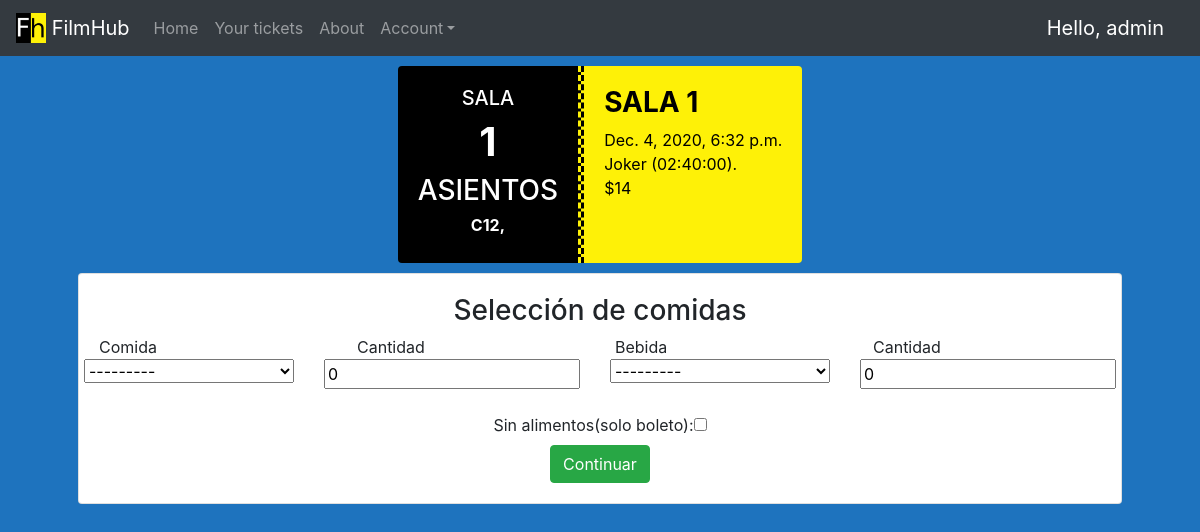
The app's page /client/buyfood/33 (signed in) with its own data.
### FilmHub/models.py (models this page shows, shortened)
class Boleto(models.Model):
    id = models.AutoField(primary_key=True)
    asientos = models.ManyToManyField(Asiento, blank=True)
    funcion = models.ForeignKey(Funcion, on_delete=models.SET_NULL, null=True)
    def precio_final(self):
        valor = self.funcion.pelicula.precio_base * len(self.asientos.all())
        self.monto_total = valor
        return "$" + str(valor)

class Funcion(models.Model):
    id = models.AutoField(primary_key=True)
    horario = models.DateTimeField(null=True)
    sala = models.ForeignKey(Sala, on_delete=models.CASCADE, null=True)
    pelicula = models.ForeignKey(Pelicula, on_delete=models.CASCADE, null=True)

class Sala(models.Model):
    id = models.AutoField(primary_key=True)
    numero = models.IntegerField(default=0, blank=True, null=True)

class Asiento(models.Model):
    id = models.AutoField(primary_key=True)
    reservado = models.BooleanField(default=False)
    fila = models.CharField(max_length=1)
    butaca = models.IntegerField(default=0, blank=True, null=True)
    sala = models.ForeignKey(Sala, on_delete=models.CASCADE, null=True)

class Pelicula(models.Model):
    id = models.AutoField(primary_key=True)
    nombre = models.CharField(max_length=25)
    descripcion = models.CharField(max_length=100)
    portada = models.ImageField(default='default.jpg', upload_to='portadas')
    duracion = models.TimeField(null=True)
    precio_base = models.IntegerField(default=0, blank=True, null=True)
    def __str__(self):
        return str(self.nombre) + " (" + str(self.duracion) + ")."

### FilmHub/views.py (the view, shortened to what this page needs)
# urls.py: path('client/buyfood/<int:boleto>', views.BuyFoodView, name="buy_food"),
@login_required(login_url='loginView')
def BuyFoodView(request, boleto):
    boleto = Boleto.objects.get(pk=boleto)
    form=ComboComidaForm()
    context= {
        "boleto":boleto,
        "form":form
    }
    return render(request, 'FilmHub/buy_food.html', context)

### FilmHub/forms.py
class ComboComidaForm(ModelForm):
    class Meta:
        model = Combo_Comida
        fields = ['comida','cant_comida','bebida','cant_bebida']
    def __init__(self, *args, **kwargs):
        super(ComboComidaForm, self).__init__(*args, **kwargs)
        self.fields['comida'].required = True
        self.fields['bebida'].required = True
    fields = ['basic_field']

### FilmHub/models.py (called while the page is built)
    def __str__(self):
        return (self.nombre + " (" + str(self.contenido_neto) + "g)" + " - " + "$" + str(self.precio_unidad))

    def __str__(self):
        return (self.nombre + " (" + str(self.contenido_neto) + "ml)" + " - " + "$" + str(self.precio_unidad))

### FilmHub/templates/FilmHub/buy_food.html (shortened to what this page needs)
{% extends 'FilmHub/main.html'%}
{% block content %}
<div class="container h-100">
    <div class="row justify-content-around">
        <div class="col-sm-auto">
            <div style="margin:10px 0px 10px 0px" class="row justify-content-center">
                <div style="color:white;background-color:black;border-top-right-radius: 0px;border-bottom-right-radius: 0px;border-style: none dashed none none;border-color: #fef107ff;border-width: 3px;" class="card card-body">
                    <div class="col-md-auto">
                        <div class="row justify-content-center">
                            <h5>SALA</h5>
                        </div>
                        <div class="row justify-content-center">
                            <h1><b>{{ boleto.funcion.sala.numero }}</b></h1>
                        </div>
                        <div class="row justify-content-center">
                            <h3>ASIENTOS </h3>
                        </div>
                        <div class="row justify-content-center">
                            <h6><b> {% for asiento in boleto.asientos.all %}{{ asiento.fila}}{{ asiento.butaca}}, {%endfor%}</b> </h6>
                        </div>
                    </div>
                </div>
                <div style="color:black;background-color:#fef107ff;border-top-left-radius: 0px;border-bottom-left-radius: 0px;border-style: none none none dashed;border-color: black;border-width: 3px;" class="card card-body">
                    <div class="col-md-auto">
                        <div class="row justify-content-left">
                            <h3><b>SALA {{ boleto.funcion.sala.numero }}</b></h3>
                        </div>
                        <div class="row justify-content-left">
                            {{ boleto.funcion.horario }}
                        </div>
                        <div class="row justify-content-left">
                            {{ boleto.funcion.pelicula }}
                        </div>
                        <div class="row justify-content-left">
                            {{ boleto.precio_final }}
                        </div>
                    </div>
                </div>
            </div>
        </div>
    </div>
    <div class="row justify-content-center">
        <div class="col-sm-auto">
            <div class="card card-body">
                <div class="row justify-content-center">
                    <h3>Selección de comidas</h3>
                </div>
                <div class="row justify-content-around">
                    <div class="col-md">
                        Comida
                    </div>
                    <div class="col-md">
                        Cantidad
                    </div>
                    <div class="col-md">
                        Bebida
                    </div>
                    <div class="col-md">
                        Cantidad
                    </div>
                </div>
                <div class="row justify-content-around">
                    <form method="post" action="" id="foodForm">
                        <div class="row justify-content-around">
                            <div class="col-md">
                                {{form.comida}}
                            </div>
                            <div class="col-md">
                                {{form.cant_comida}}
                            </div>
                            <div class="col-md">
                                {{form.bebida}}
                            </div>
                            <div class="col-md">
                                {{form.cant_bebida}}
                            </div>
                        </div>
                        <br>
                        <div class="row justify-content-center">
                            <label>Sin alimentos(solo boleto):<input type="checkbox" onclick="changeVisibility()" name="sinAlimentos"></label>
                        </div>
                        <div class="row justify-content-center">
                            <div class="col-md">
                                <div class="row justify-content-center">
                                    <input class="btn btn-success" type="submit" value="Continuar">
                                </div>
                            </div>
                        </div>
                    </form>
                </div>
            </div>
        </div>
    </div>
</div>
{% endblock %}

### FilmHub/templates/FilmHub/navbar.html (shortened to what this page needs)
{% load static %}
{% url 'homeView' as home_url %}
{% url 'aboutView' as about_url %}
{% url 'my_tickets' as tickets_url %}
<nav class="navbar sticky-top navbar-expand-sm navbar-dark bg-dark">
    <a class="navbar-brand" href="{% url 'homeView' %}">
        <img src="{% static '/img/FilmHub.png' %}" width="30" height="30" class="d-inline-block align-top" alt="logo" loading="lazy">
        FilmHub
    </a>
    <div class="collapse navbar-collapse" id="collapsibleNavId">
        <ul class="navbar-nav mr-auto mt-2 mt-lg-0">
            <li class="nav-item{% if request.path == home_url %} active{%elif  request.path == home_client_url %} active {%endif%}">
                <a class="nav-link" href="{{home_url}}">Home <span class="sr-only">(current)</span></a>
            </li>
            {% if request.user.is_authenticated  %}
            <li class="nav-item {% if request.path == groups_url %} active {%endif%}">
                <a class="nav-link" href="{{tickets_url}}">Your tickets</a>
            </li>
            {% endif %}
            <li class="nav-item {% if request.path == about_url %} active {%endif%}">
                <a class="nav-link" href="{{about_url}}">About</a>
            </li>
            <li class="nav-item dropdown">
                <a class="nav-link dropdown-toggle" href="#" id="dropdownId" data-toggle="dropdown" aria-haspopup="true"
                    aria-expanded="false">Account</a>
            </li>
        </ul>
        {% if request.user.is_authenticated %}
        <span style="color:white;" class="hello-msg">Hello, {{request.user}} </span>
        {% endif %}
    </div>
</nav>

### static/css/main.css (style rules this page uses)
body, html { margin: 0; padding: 0; height: 100%; background: #1e73be !important; }
.hello-msg { font-size: 20px; color: #000000; margin-right: 20px; }

### records on screen
Boleto: funcion.sala.numero "1", funcion.horario "Dec. 4, 2020, 6:32 p.m.", funcion.pelicula "Joker (02:40:00).", precio_final "$14"
Asiento: fila "C", butaca "12"

### other values on screen
{{ request.user }} "admin"
